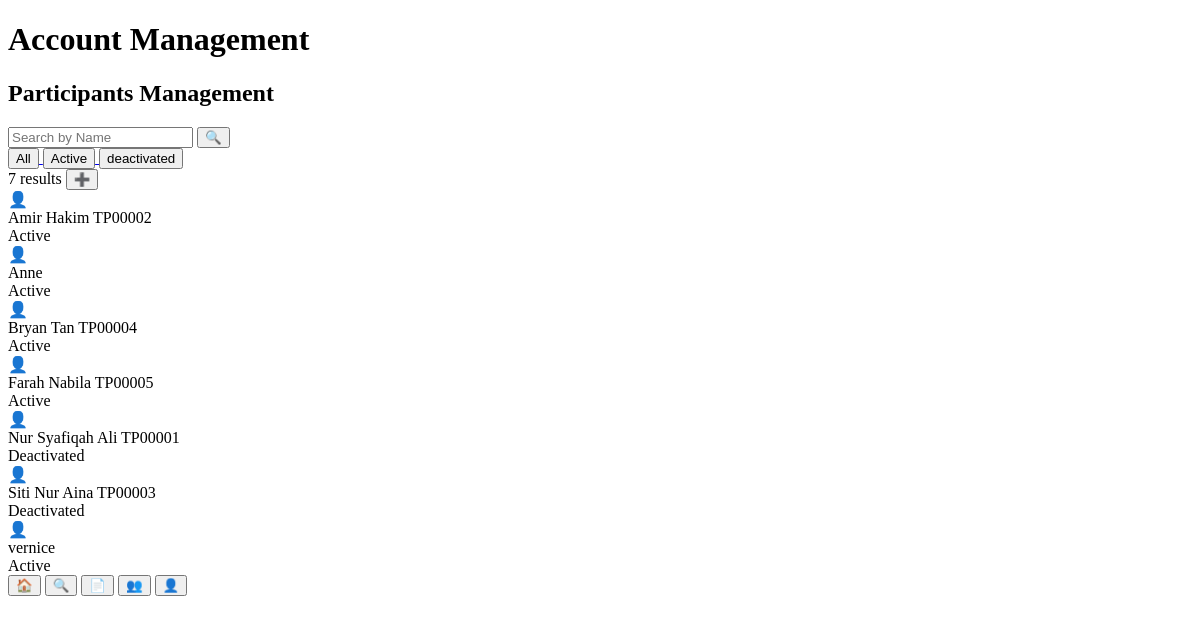
/Staff_acoount_management.php (signed in), run on an earlier commit of the app's database.
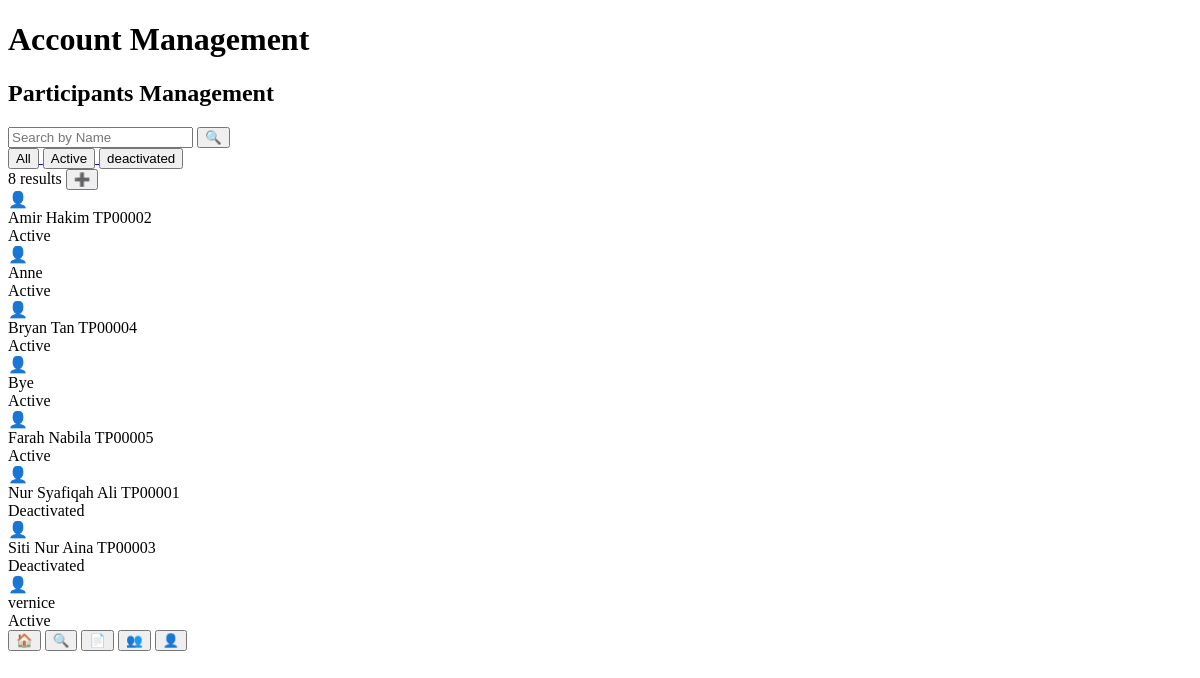
And on a later commit of the database.
### tables this page shows
CREATE TABLE IF NOT EXISTS `participants` (
  `participants_id` int NOT NULL AUTO_INCREMENT,
  `user_id` int NOT NULL,
  `TP_no` varchar(7) NOT NULL,
  PRIMARY KEY (`participants_id`),
  UNIQUE KEY `participant_id` (`participants_id`),
  KEY `user_id` (`user_id`)
);

CREATE TABLE IF NOT EXISTS `user` (
  `user_id` int NOT NULL AUTO_INCREMENT,
  `user_full_name` varchar(100) NOT NULL,
  `email` varchar(255) NOT NULL,
  `hash_password` varchar(255) NOT NULL,
  `profile_picture_path` varchar(255) NOT NULL,
  `account_status` varchar(50) NOT NULL,
  PRIMARY KEY (`user_id`),
  UNIQUE KEY `user_id` (`user_id`)
);

### Staff_acoount_management.php (the view, shortened to what this page needs)
<?php
    include("Database.php");
    $filter = $_GET['filter'] ?? 'all';
    $search = $_POST['search'] ?? '';
    $search = mysqli_real_escape_string($database, $search);
    $sql_all = "SELECT u.user_full_name, u.account_status, p.TP_no
                FROM participants p
                JOIN user u ON p.user_id = u.user_id";
    $sql_act = "SELECT u.user_full_name, u.account_status, p.TP_no
                FROM participants p
                JOIN user u ON p.user_id = u.user_id
                WHERE u.account_status = 'Active'";
    $sql_dea = "SELECT u.user_full_name, u.account_status, p.TP_no
                FROM participants p
                JOIN user u ON p.user_id = u.user_id
                WHERE u.account_status = 'Deactivated'";
    if ($filter === 'active') {
        $sql = $sql_act;
    } elseif ($filter === 'deactivated') {
        $sql = $sql_dea;
    } else {
        $sql = $sql_all;
    }
    $sql .= " ORDER BY u.user_full_name ASC";
    $result = mysqli_query($database, $sql);
    $participants = [];
    if ($result) {
        while ($row = mysqli_fetch_assoc($result)) {
            $participants[] = $row;
        }
    }
    $total_results = count($participants);
?>
<!DOCTYPE html>
<html lang="en">
<head>
</head>
<body>
    <div class="mobile-container">
        <header class="header">
            <h1>Account Management</h1>
        </header>
        <main class="main-content">
            <div class="content-header">
                <h2>Participants Management</h2>
            </div>
            <form method="POST" class="search-bar">
                <input type="text" name="search" placeholder="Search by Name" value="<?= htmlspecialchars($search); ?>">
                <button type="submit" class="search-btn">🔍</button>
            </form>
            <div class="filter-tabs">
                <a href = "?filter=all" >
                    <button class="tab <?= ($filter === 'all') ? 'active': '' ?>">All</button>
                </a>
                <a href = "?filter=active" >
                    <button class="tab <?= ($filter === 'active') ? 'active': '' ?>">Active</button>
                </a>
                <a href = "?filter=deactivated" >
                    <button class="tab <?= ($filter === 'deactivated') ? 'active': '' ?>">deactivated</button>
                </a>
            </div>
            <div class="results-header">
                <span class="results-count">
                    <?= $total_results; ?> results
                </span>
                <button class="add-btn">➕</button>
            </div>
            <div class="participants-list">
                <?php if ($total_results > 0): ?>
                    <?php foreach ($participants as $p): ?>
                        <div class="participant-item">
                            <div class="user-icon">👤</div>
                            <div class="user-info">
                                <span class="name">
                                    <?= htmlspecialchars($p['user_full_name']); ?>
                                </span>
                                <span class="id">
                                    <?= htmlspecialchars($p['TP_no']); ?>
                                </span>
                            </div>
                            <span class="status <?= strtolower($p['account_status']); ?>">
                                <?= htmlspecialchars($p['account_status']); ?>
                            </span>
                        </div>
                    <?php endforeach; ?>
                <?php else: ?>
                    <p>No participants found.</p>
                <?php endif; ?>
            </div>
        </main>
        <nav class="bottom-nav">
            <button class="nav-btn">
                <span class="icon">🏠</span>
            </button>
            <button class="nav-btn">
                <span class="icon">🔍</span>
            </button>
            <button class="nav-btn">
                <span class="icon">📄</span>
            </button>
            <button class="nav-btn active">
                <span class="icon">👥</span>
            </button>
            <button class="nav-btn">
                <span class="icon">👤</span>
            </button>
        </nav>
    </div>
</body>
</html>
</body>
</html>

What changed in the data, as far as the page shows it:
added participants: user.user_full_name "Bye", user.account_status "Active"
Also different on the page:
$total_results: "7" → "8"
